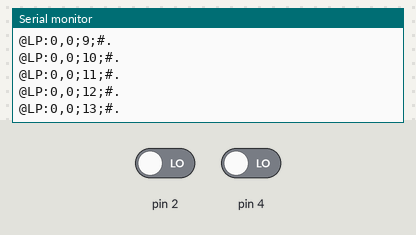
Recording of a sketch running on a simulated Arduino Nano, built with avr-gcc and run on an emulated ATmega328P. Parts: the last lines printed to the serial monitor. The inputs (shaded band) are chosen by the test bench; at power-on: pin 2 LOW, pin 4 LOW.

Above: at 1.2 s.
1.3 s: pin 2 driven HIGH
At 1.31 s:
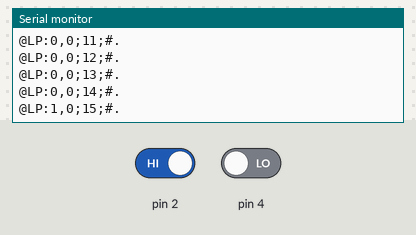
2.8 s: pin 4 driven HIGH
At 2.82 s:
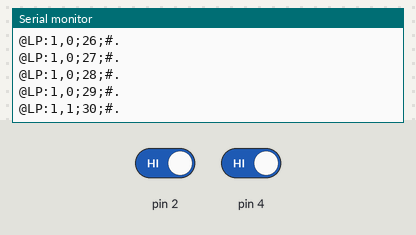
4.3 s: pin 2 driven LOW
At 4.32 s:
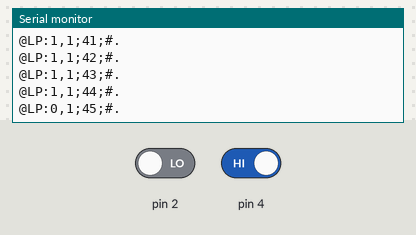
5.8 s: pin 4 driven LOW
At 5.83 s:
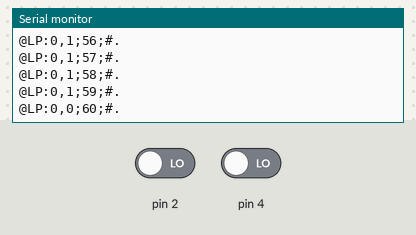
Timing chart, 0 to 8.3 s (numbered marks = the images above; inputs shaded):
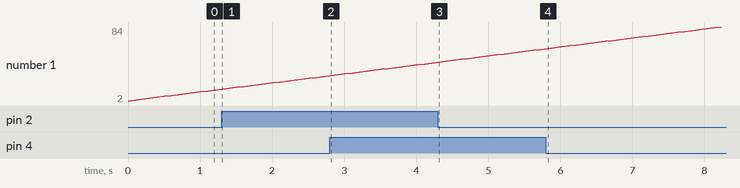

The sketch:

Pulsador.ino
```cpp
//Arduino Nano - CPU Atmega168

int contador = 1;
void setup() {
  // put your setup code here, to run once:
  Serial.begin(115200);
}

void loop() {
  contador += 1;
  contador = contador % 100;
  // put your main code here, to run repeatedly:
  Serial.print("@LP:");
  Serial.print(digitalRead(2));
  Serial.print(",");
  Serial.print(digitalRead(4));
  Serial.print(";");
  Serial.print(contador);
  Serial.println(";#.");
  delay(100);
}
```

Measured:
- after the input at 1.3 s, the serial monitor: prints a new line at once (image 1)
- after the input at 2.8 s, the serial monitor: prints a new line at once (image 2)
- after the input at 4.3 s, the serial monitor: prints a new line at once (image 3)
- after the input at 5.8 s, the serial monitor: prints a new line at once (image 4)
